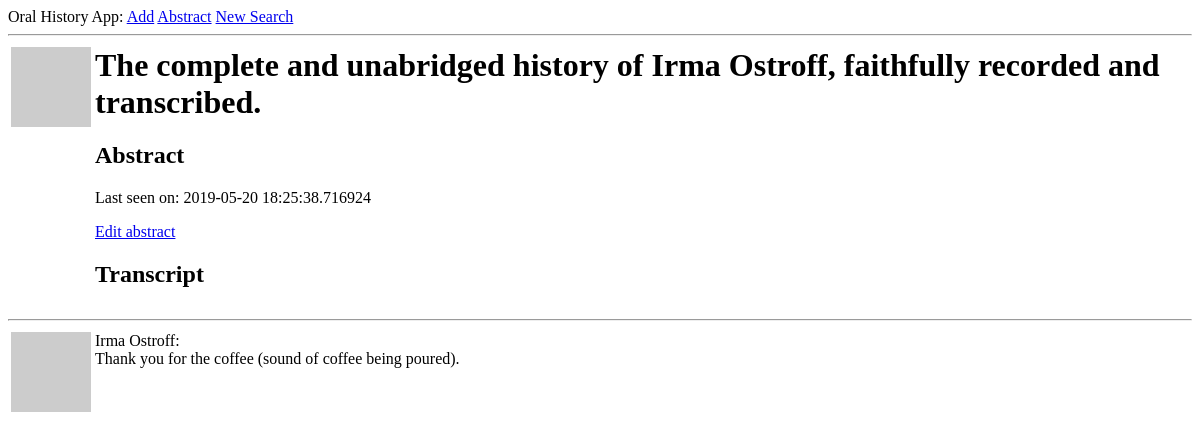
Page /user/Irma Ostroff (signed in) on the earlier database version.
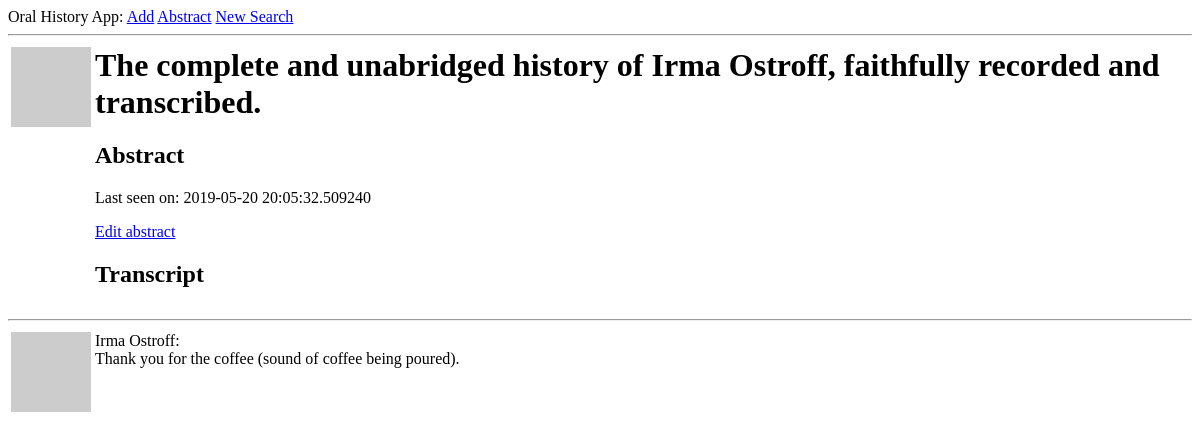
Same page on the later database version.
### app/models.py (models this page shows, shortened)
class User(UserMixin, db.Model):
    id = db.Column(db.Integer, primary_key=True)
    username = db.Column(db.String(64), index=True, unique=True)
    email = db.Column(db.String(120), index=True, unique=True)
    password_hash = db.Column(db.String(128))
    posts = db.relationship('Post', backref='author', lazy='dynamic')
    about_me = db.Column(db.String(3000))
    last_seen = db.Column(db.DateTime, default=datetime.utcnow)
    followed = db.relationship(
        'User', secondary=followers,
        primaryjoin=(followers.c.follower_id == id),
        secondaryjoin=(followers.c.followed_id == id),
        backref=db.backref('followers', lazy='dynamic'), lazy='dynamic')
    def avatar(self, size):
        digest = md5(self.email.lower().encode('utf-8')).hexdigest()
        return 'https://www.gravatar.com/avatar/{}?d=identicon&s={}'.format(
            digest, size)

class Post(db.Model):
    id = db.Column(db.Integer, primary_key=True)
    body = db.Column(db.String(10000))
    timestamp = db.Column(db.DateTime, index=True, default=datetime.utcnow)
    user_id = db.Column(db.Integer, db.ForeignKey('user.id'))

### app/routes.py (the view)
@app.route('/user/<username>')
@login_required
def user(username):
    user = User.query.filter_by(username=username).first_or_404()
    page = request.args.get('page', 1, type=int)
    posts = user.posts.order_by(Post.timestamp.desc()).paginate(
        page, app.config['POSTS_PER_PAGE'], False)
    next_url = url_for('user', username=user.username, page=posts.next_num) \
        if posts.has_next else None
    prev_url = url_for('user', username=user.username, page=posts.prev_num) \
        if posts.has_prev else None
    return render_template('user.html', user=user, posts=posts.items,
                           next_url=next_url, prev_url=prev_url)

### app/models.py (called while the page is built)
@login.user_loader
def load_user(id):
    return User.query.get(int(id))

### app/routes.py (called while the page is built)
@app.before_request
def before_request():
    if current_user.is_authenticated:
        current_user.last_seen = datetime.utcnow()
        db.session.commit()

### app/templates/user.html (shortened to what this page needs)
{% extends "base.html" %}
{% block content %}
    <table>
        <tr valign="top">
            <td><img src="{{ user.avatar(128) }}"></td>
            <td>
                <h1>The complete and unabridged history of {{ user.username }}, faithfully recorded and transcribed.</h1>
                <h2>Abstract</h2>
                {% if user.last_seen %}<p>Last seen on: {{ user.last_seen }}</p>{% endif %}
                {% if user == current_user %}
                <p><a href="{{ url_for('edit_profile') }}">Edit abstract</a></p>
                {% elif not current_user.is_following(user) %}
                <p><a href="{{ url_for('follow', username=user.username) }}">Contribute</a></p>
                {% else %}
                <p><a href="{{ url_for('unfollow', username=user.username) }}">Stop contributing</a></p>
                {% endif %}
                <h2>Transcript</h2>
            </td>
        </tr>
    </table>
    <hr>
    {% for post in posts %}
        {% include '_post.html' %}
    {% endfor %}
{% endblock %}

### app/templates/base.html (shortened to what this page needs)
<html>
    <head>
    </head>
    <body>
        <div>
            Oral History App:
            <a href="{{ url_for('index') }}">Add</a>
            {% if current_user.is_anonymous %}
            <a href="{{ url_for('login') }}">Find</a>
            {% else %}
            <a href="{{ url_for('user', username=current_user.username) }}">Abstract</a>
            <a href="{{ url_for('logout') }}">New Search</a>
            {% endif %}
        </div>
        <hr>
        {% block content %}{% endblock %}
    </body>
</html>

### app/templates/_post.html
<table>
    <tr valign="top">
        <td><img src="{{ post.author.avatar(36) }}"></td>
        <td>{{ post.author.username }}:<br>{{ post.body }}</td>
    </tr>
</table>

Differences in the rows shown:
changed User "Irma Ostroff": last_seen "2019-05-20 18:25:38.716924" → "2019-05-20 20:05:32.509240"
